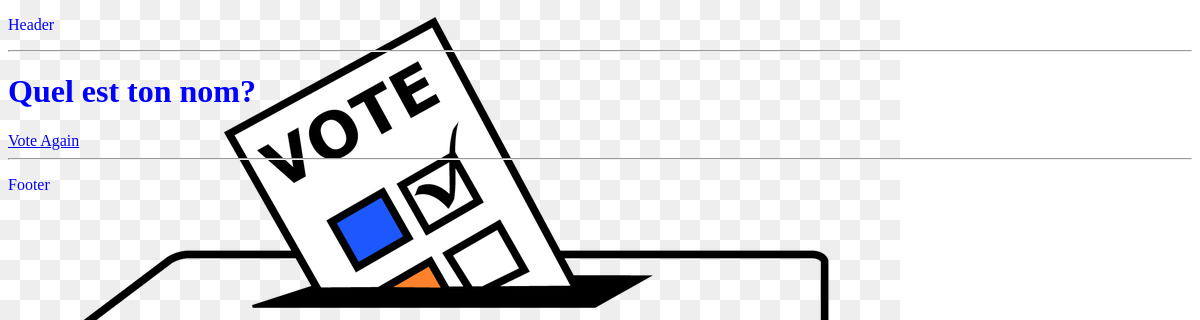
The page /polls/1/results on the database as committed earlier.
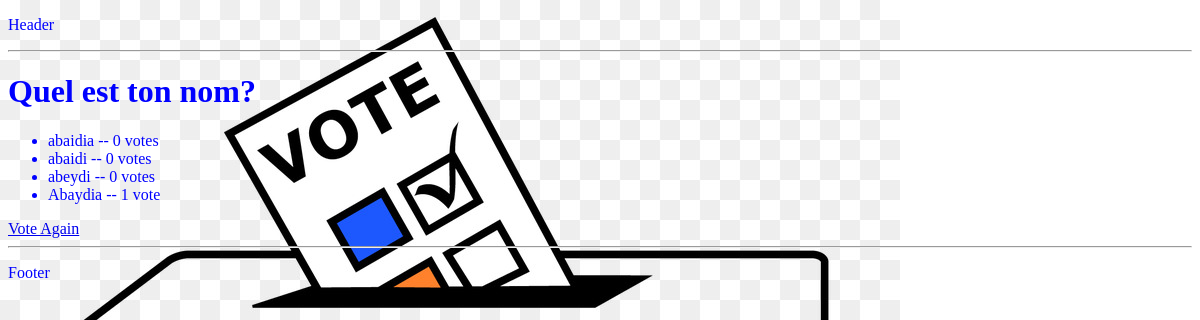
The same page on the database as committed later.
### polls/models.py (models this page shows, shortened)
class Question(models.Model):
    question_text = models.CharField(max_length = 200)
    pub_date = models.DateTimeField('date published')

class Choice(models.Model):
    choice_text = models.CharField(max_length= 200)
    votes = models.IntegerField(default = 0)
    question = models.ForeignKey(Question,on_delete =models.CASCADE)

### polls/views.py (the view)
# urls.py: path('<question_id>/results',views.results, name ="results"),
def results(request, question_id):
    question =get_object_or_404(Question, pk = question_id)
    return render(request, 'polls/results.html',{'question':question})

### polls/templates/polls/results.html
{% extends 'polls/base.html' %}
{% block main_content %}
<h1>{{question.question_text}}</h1>
<ul>
    {% for choice in question.choice_set.all %}
        <li>{{choice.choice_text}} -- {{choice.votes}} vote{{choice.votes | pluralize}}</li>
    {% endfor %}
</ul>
<a href="{% url 'polls:detail' question.id %} ">Vote Again</a>
{% endblock %}

### polls/templates/polls/base.html (shortened to what this page needs)
{% load static %}
<!DOCTYPE html>
<html lang="en">
<head>
    <link rel="stylesheet" type="text/css" href="{% static 'polls/style.css' %}" />
</head>
<body>
<p>Header</p>
<hr>
{% block main_content %}
{% endblock %}
{% include "polls/footer.html" %}
</body>
</html>

### polls/templates/polls/footer.html
<hr>
<p>Footer</p>

### polls/static/polls/style.css (style rules this page uses)
body { color: blue; background: white url('images/background.jpg') no-repeat; }

Rows that differ between the two databases and show on the page:
added Choice: choice_text "abaidia", votes "0", votes|pluralize "s"
added Choice: choice_text "abaidi", votes "0", votes|pluralize "s"
added Choice: choice_text "abeydi", votes "0", votes|pluralize "s"
added Choice: choice_text "Abaydia", votes "1"
